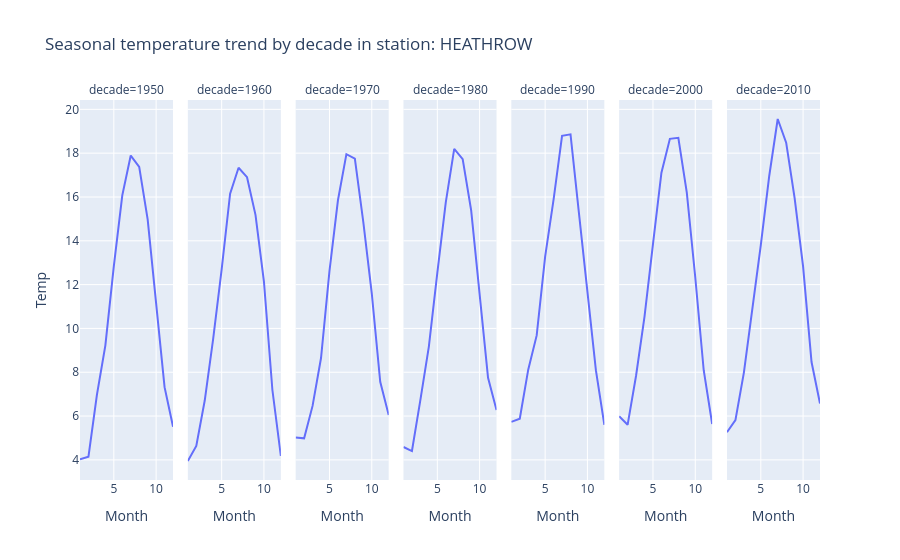

The notebook cell saved with this chart:
### Code cell
fig = plot_time_trends('HEATHROW')

fig.show()

### Figure 1 — Plotly figure (JSON) as saved in the notebook; plotly's stock layout.template omitted (floating-point values rounded to 4 significant figures)
{"data": [{"hovertemplate": "decade=1950<br>Month=%{x}<br>Temp=%{y}<extra></extra>", "legendgroup": "", "line": {"color": "#636efa", "dash": "solid"}, "mode": "lines", "name": "", "orientation": "v", "showlegend": false, "type": "scatter", "x": [1, 2, 3, 4, 5, 6, 7, 8, 9, 10, 11, 12], "xaxis": "x", "y": [4.02, 4.143, 6.963, 9.229, 12.85, 16.07, 17.89, 17.37, 14.98, 11.22, 7.318, 5.514], "yaxis": "y"}, {"hovertemplate": "decade=1960<br>Month=%{x}<br>Temp=%{y}<extra></extra>", "legendgroup": "", "line": {"color": "#636efa", "dash": "solid"}, "mode": "lines", "name": "", "orientation": "v", "showlegend": false, "type": "scatter", "x": [1, 2, 3, 4, 5, 6, 7, 8, 9, 10, 11, 12], "xaxis": "x2", "y": [3.948, 4.638, 6.709, 9.539, 12.7, 16.15, 17.34, 16.9, 15.18, 12.14, 7.188, 4.179], "yaxis": "y2"}, {"hovertemplate": "decade=1970<br>Month=%{x}<br>Temp=%{y}<extra></extra>", "legendgroup": "", "line": {"color": "#636efa", "dash": "solid"}, "mode": "lines", "name": "", "orientation": "v", "showlegend": false, "type": "scatter", "x": [1, 2, 3, 4, 5, 6, 7, 8, 9, 10, 11, 12], "xaxis": "x3", "y": [5.023, 4.982, 6.463, 8.65, 12.63, 15.85, 17.96, 17.75, 14.85, 11.61, 7.561, 6.045], "yaxis": "y3"}, {"hovertemplate": "decade=1980<br>Month=%{x}<br>Temp=%{y}<extra></extra>", "legendgroup": "", "line": {"color": "#636efa", "dash": "solid"}, "mode": "lines", "name": "", "orientation": "v", "showlegend": false, "type": "scatter", "x": [1, 2, 3, 4, 5, 6, 7, 8, 9, 10, 11, 12], "xaxis": "x4", "y": [4.586, 4.403, 6.742, 9.173, 12.54, 15.76, 18.19, 17.73, 15.4, 11.61, 7.747, 6.275], "yaxis": "y4"}, {"hovertemplate": "decade=1990<br>Month=%{x}<br>Temp=%{y}<extra></extra>", "legendgroup": "", "line": {"color": "#636efa", "dash": "solid"}, "mode": "lines", "name": "", "orientation": "v", "showlegend": false, "type": "scatter", "x": [1, 2, 3, 4, 5, 6, 7, 8, 9, 10, 11, 12], "xaxis": "x5", "y": [5.732, 5.876, 8.118, 9.68, 13.28, 15.89, 18.79, 18.86, 15.25, 11.53, 8.093, 5.599], "yaxis": "y5"}, {"hovertemplate": "decade=2000<br>Month=%{x}<br>Temp=%{y}<extra></extra>", "legendgroup": "", "line": {"color": "#636efa", "dash": "solid"}, "mode": "lines", "name": "", "orientation": "v", "showlegend": false, "type": "scatter", "x": [1, 2, 3, 4, 5, 6, 7, 8, 9, 10, 11, 12], "xaxis": "x6", "y": [5.99, 5.6, 7.839, 10.54, 13.84, 17.11, 18.65, 18.7, 16.2, 12.34, 8.092, 5.638], "yaxis": "y6"}, {"hovertemplate": "decade=2010<br>Month=%{x}<br>Temp=%{y}<extra></extra>", "legendgroup": "", "line": {"color": "#636efa", "dash": "solid"}, "mode": "lines", "name": "", "orientation": "v", "showlegend": false, "type": "scatter", "x": [1, 2, 3, 4, 5, 6, 7, 8, 9, 10, 11, 12], "xaxis": "x7", "y": [5.26, 5.814, 7.984, 10.79, 13.81, 16.97, 19.56, 18.48, 15.95, 12.83, 8.465, 6.57], "yaxis": "y7"}], "layout": {"annotations": [{"font": {}, "showarrow": false, "text": "decade=1950", "x": 0.06286, "xanchor": "center", "xref": "paper", "y": 1, "yanchor": "bottom", "yref": "paper"}, {"font": {}, "showarrow": false, "text": "decade=1960", "x": 0.2086, "xanchor": "center", "xref": "paper", "y": 1, "yanchor": "bottom", "yref": "paper"}, {"font": {}, "showarrow": false, "text": "decade=1970", "x": 0.3543, "xanchor": "center", "xref": "paper", "y": 1, "yanchor": "bottom", "yref": "paper"}, {"font": {}, "showarrow": false, "text": "decade=1980", "x": 0.5, "xanchor": "center", "xref": "paper", "y": 1, "yanchor": "bottom", "yref": "paper"}, {"font": {}, "showarrow": false, "text": "decade=1990", "x": 0.6457, "xanchor": "center", "xref": "paper", "y": 1, "yanchor": "bottom", "yref": "paper"}, {"font": {}, "showarrow": false, "text": "decade=2000", "x": 0.7914, "xanchor": "center", "xref": "paper", "y": 1, "yanchor": "bottom", "yref": "paper"}, {"font": {}, "showarrow": false, "text": "decade=2010", "x": 0.9371, "xanchor": "center", "xref": "paper", "y": 1, "yanchor": "bottom", "yref": "paper"}], "legend": {"tracegroupgap": 0}, "title": {"text": "Seasonal temperature trend by decade in station: HEATHROW"}, "xaxis": {"anchor": "y", "domain": [0, 0.1257], "title": {"text": "Month"}}, "xaxis2": {"anchor": "y2", "domain": [0.1457, 0.2714], "matches": "x", "title": {"text": "Month"}}, "xaxis3": {"anchor": "y3", "domain": [0.2914, 0.4171], "matches": "x", "title": {"text": "Month"}}, "xaxis4": {"anchor": "y4", "domain": [0.4371, 0.5629], "matches": "x", "title": {"text": "Month"}}, "xaxis5": {"anchor": "y5", "domain": [0.5829, 0.7086], "matches": "x", "title": {"text": "Month"}}, "xaxis6": {"anchor": "y6", "domain": [0.7286, 0.8543], "matches": "x", "title": {"text": "Month"}}, "xaxis7": {"anchor": "y7", "domain": [0.8743, 1.0], "matches": "x", "title": {"text": "Month"}}, "yaxis": {"anchor": "x", "domain": [0, 1], "title": {"text": "Temp"}}, "yaxis2": {"anchor": "x2", "domain": [0, 1], "matches": "y", "showticklabels": false}, "yaxis3": {"anchor": "x3", "domain": [0, 1], "matches": "y", "showticklabels": false}, "yaxis4": {"anchor": "x4", "domain": [0, 1], "matches": "y", "showticklabels": false}, "yaxis5": {"anchor": "x5", "domain": [0, 1], "matches": "y", "showticklabels": false}, "yaxis6": {"anchor": "x6", "domain": [0, 1], "matches": "y", "showticklabels": false}, "yaxis7": {"anchor": "x7", "domain": [0, 1], "matches": "y", "showticklabels": false}}}
